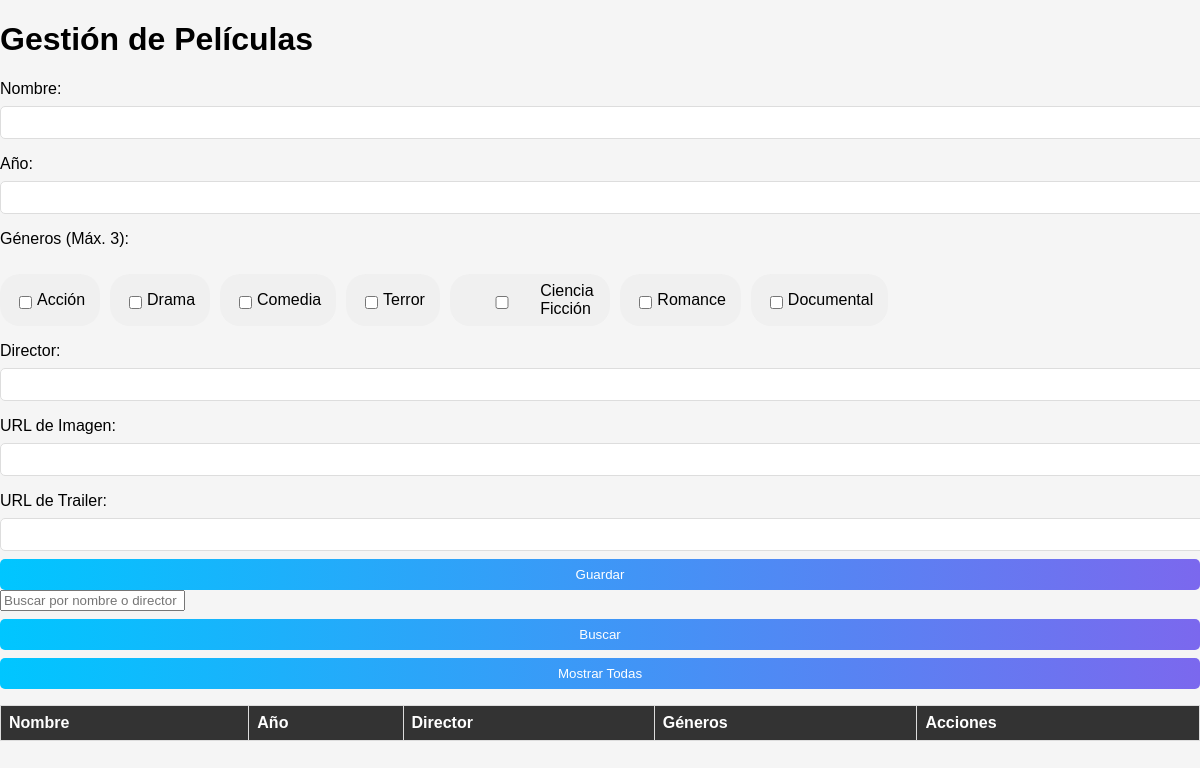
/peliculas/, run on an earlier commit of the app's database.
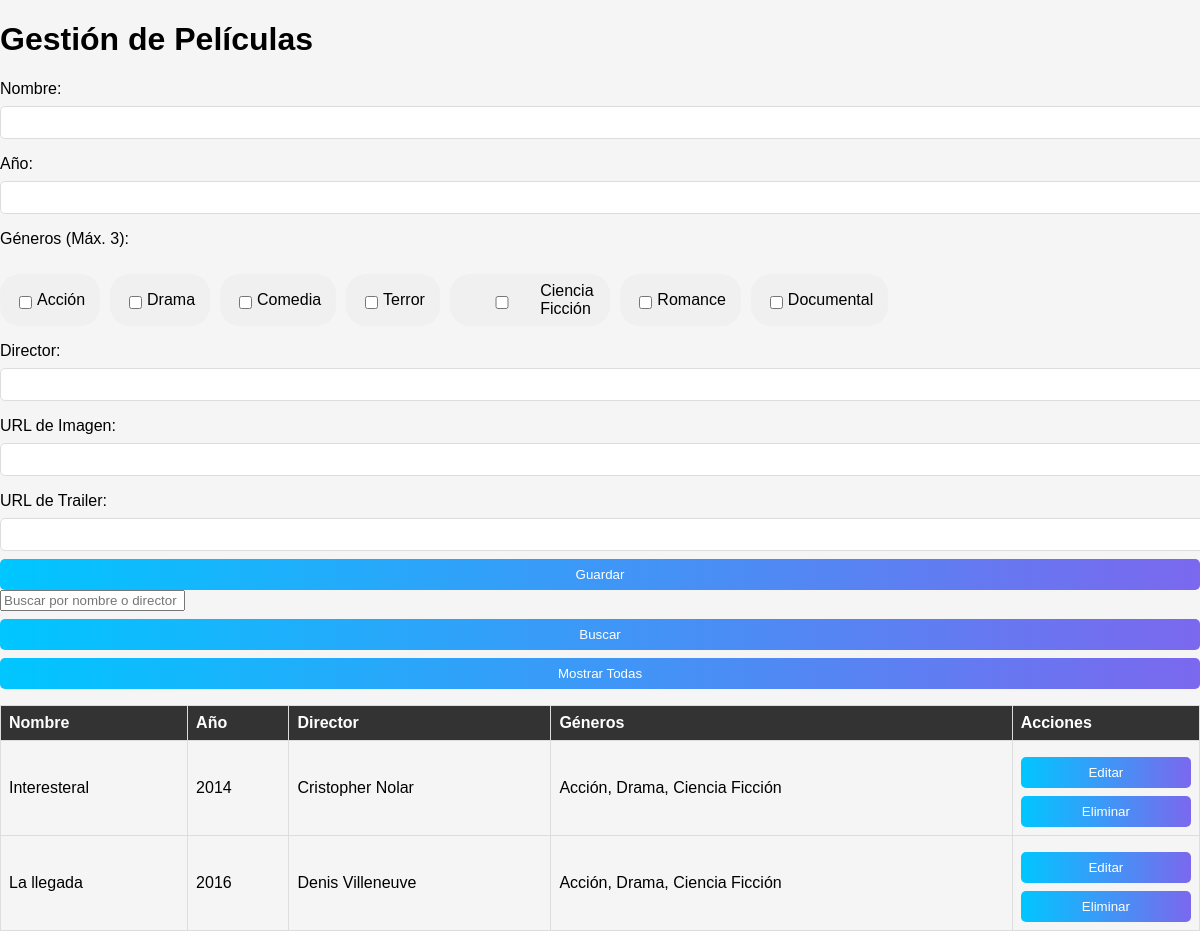
And on a later commit of the database.
### myapp/models.py (models this page shows, shortened)
class Pelicula(models.Model):
    GENERO_CHOICES = [
        ('accion', 'Acción'),
        ('drama', 'Drama'),
        ('comedia', 'Comedia'),
        ('terror', 'Terror'),
        ('ciencia_ficcion', 'Ciencia Ficción'),
        ('romance', 'Romance'),
        ('documental', 'Documental'),
    ]
    nombre = models.CharField(max_length=255)
    anio = models.IntegerField()
    director = models.CharField(max_length=255)
    imagen_url = models.URLField()
    trailer_url = models.URLField()
    generos = models.CharField(max_length=255)
    fecha_creacion = models.DateTimeField(auto_now_add=True)
    class Meta:
        db_table = 'peliculas'  # ✨ Esto define el nombre de la tabla

### myapp/views.py (the view, shortened to what this page needs)
# urls.py: path('peliculas/', views.peliculas, name= 'peliculas'),
@csrf_exempt
def peliculas(request):
    if request.method == 'GET':
        query = request.GET.get("search", "")
        peliculas_list = Pelicula.objects.filter(nombre__icontains=query) if query else Pelicula.objects.all()
        peliculas_data = []
        for pelicula in peliculas_list:
            generos_nombres = convertir_generos(pelicula.generos)
            pelicula_data = {
                "nombre": pelicula.nombre,
                "anio": pelicula.anio,
                "director": pelicula.director,
                "imagen_url": pelicula.imagen_url,
                "trailer_url": pelicula.trailer_url,
                "generos": ", ".join(generos_nombres),  # String completo
                "get_generos_list": generos_nombres,     # Lista para |join
                "generos_original": pelicula.generos,
            }
            peliculas_data.append(pelicula_data)
        if request.headers.get("X-Requested-With") == "XMLHttpRequest":
            return JsonResponse(peliculas_data, safe=False)
        else:
            return render(request, "peliculas.html", {
                "peliculas": peliculas_data,
                "titulo": "Bienvenido al proyecto Django"
            })
    return JsonResponse({"error": "Método no permitido"}, status=405)

### myapp/views.py (called while the page is built)
def convertir_generos(codigos_generos):
    if not codigos_generos:
        return []
    return [GENERO_CHOICES_DICT.get(codigo.strip(), "Desconocido")
            for codigo in codigos_generos.split(",")]

### myapp/templates/peliculas.html (shortened to what this page needs)
{% load static %}
<!DOCTYPE html>
<html lang="es">
<head>
    <link rel="stylesheet" href="{% static 'styles/peliculas.css' %}">
</head>
<body>
    <div class="container">
        <h1>Gestión de Películas</h1>
        <div class="form-container">
            <form id="pelicula-form">
                <div class="form-group">
                    <label for="nombre">Nombre:</label>
                    <input type="text" id="nombre" name="nombre" required class="form-control">
                </div>
                <div class="form-group">
                    <label for="anio">Año:</label>
                    <input type="number" id="anio" name="anio" min="1900" max="2099" required class="form-control">
                </div>
                <div class="form-group">
                    <label>Géneros (Máx. 3):</label>
                    <div class="generos-container">
                        <label class="genero-checkbox"><input type="checkbox" name="generos" value="AC"> Acción</label>
                        <label class="genero-checkbox"><input type="checkbox" name="generos" value="DR"> Drama</label>
                        <label class="genero-checkbox"><input type="checkbox" name="generos" value="CO"> Comedia</label>
                        <label class="genero-checkbox"><input type="checkbox" name="generos" value="TE"> Terror</label>
                        <label class="genero-checkbox"><input type="checkbox" name="generos" value="CF"> Ciencia Ficción</label>
                        <label class="genero-checkbox"><input type="checkbox" name="generos" value="RO"> Romance</label>
                        <label class="genero-checkbox"><input type="checkbox" name="generos" value="DO"> Documental</label>
                    </div>
                </div>
                <div class="form-group">
                    <label for="director">Director:</label>
                    <input type="text" id="director" name="director" required class="form-control">
                </div>
                <div class="form-group">
                    <label for="imagen_url">URL de Imagen:</label>
                    <input type="url" id="imagen_url" name="imagen_url" required class="form-control">
                </div>
                <div class="form-group">
                    <label for="trailer_url">URL de Trailer:</label>
                    <input type="url" id="trailer_url" name="trailer_url" required class="form-control">
                </div>
                <div class="form-actions">
                    <button type="submit" id="btn-guardar" class="btn btn-primary">Guardar</button>
                </div>
            </form>
        </div>
        <div class="search-container">
            <input type="text" id="input-buscar" placeholder="Buscar por nombre o director" class="form-control">
            <button id="btn-buscar" class="btn">Buscar</button>
            <button id="btn-limpiar" class="btn">Mostrar Todas</button>
        </div>
        <table id="tabla-peliculas">
            <thead>
                <tr>
                    <th>Nombre</th>
                    <th>Año</th>
                    <th>Director</th>
                    <th>Géneros</th>
                    <th>Acciones</th>
                </tr>
            </thead>
            <tbody>
                {% for pelicula in peliculas %}
                <tr data-nombre="{{ pelicula.nombre }}">
                    <td>{{ pelicula.nombre }}</td>
                    <td>{{ pelicula.anio }}</td>
                    <td>{{ pelicula.director }}</td>
                    <td>{{ pelicula.get_generos_list|join:", " }}</td>
                    <td>
                        <button class="btn-editar" data-nombre="{{ pelicula.nombre }}">Editar</button>
                        <button class="btn-eliminar" data-nombre="{{ pelicula.nombre }}">Eliminar</button>
                    </td>
                </tr>
                {% endfor %}
            </tbody>
        </table>
    </div>
</body>
</html>

### myapp/static/styles/peliculas.css (style rules this page uses)
body { font-family: Arial, sans-serif; margin: 0; padding: 0; box-sizing: border-box; background-color: #f5f5f5; }
form label { display: block; margin-top: 1rem; }
form input, button { display: block; margin-top: 0.5rem; padding: 0.5rem; width: 100%; border: 1px solid #ddd; border-radius: 5px; }
button { background: linear-gradient(to right, #00c6ff, #7b68ee); border: none; color: #fff; padding: 0.5rem 1rem; cursor: pointer; border-radius: 5px; }
table { width: 100%; border-collapse: collapse; margin-top: 1rem; }
table th, table td { padding: 0.5rem; text-align: left; border: 1px solid #ddd; }
table th { background-color: #333; color: #fff; }
.generos-container { display: flex; flex-wrap: wrap; gap: 10px; margin: 10px 0; }
.generos-container label { display: flex; align-items: center; background: #f0f0f0; padding: 8px 15px; border-radius: 20px; cursor: pointer; transition: all 0.3s ease; }
.generos-container input[type="checkbox"] { margin-right: 5px; }

What changed in the data, as far as the page shows it:
added Pelicula: nombre "Interesteral", director "Cristopher Nolar"
added Pelicula: nombre "La llegada", director "Denis Villeneuve"
Also different on the page:
new list line: "2014 Acción, Drama, Ciencia Ficción Editar Eliminar"
new list line: "2016 Acción, Drama, Ciencia Ficción Editar Eliminar"
